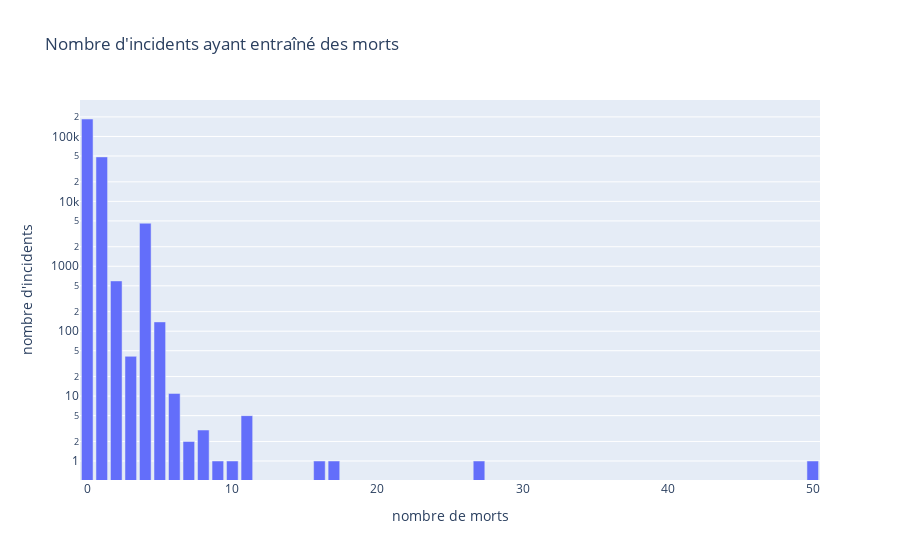

Here is the notebook cell this chart was saved with:
### Code cell
fig3 = px.bar(updated_base, x=pd.unique(updated_base['n_killed']), y=updated_base.groupby(updated_base['n_killed']).count()['incident_id'],
              labels={"x":"nombre de morts", "y":"nombre d'incidents (échelle logarithmique)"},
              title="Nombre d'incidents ayant entraîné des morts",
              log_y=True)

fig3

### Figure 1 — Plotly figure (JSON) as saved in the notebook; plotly's stock layout.template omitted (floating-point values rounded to 4 significant figures)
{"data": [{"alignmentgroup": "True", "hovertemplate": "nombre de morts=%{x}<br>nombre d'incidents=%{y}<extra></extra>", "legendgroup": "", "marker": {"color": "#636efa", "pattern": {"shape": ""}}, "name": "", "offsetgroup": "", "orientation": "v", "showlegend": false, "textposition": "auto", "type": "bar", "x": [0, 1, 4, 2, 5, 3, 6, 7, 11, 8, 9, 10, 16, 50, 27, 17], "xaxis": "x", "y": [185835, 48436, 4604, 595, 139, 41, 11, 2, 5, 3, 1, 1, 1, 1, 1, 1], "yaxis": "y"}], "layout": {"barmode": "relative", "legend": {"tracegroupgap": 0}, "title": {"text": "Nombre d'incidents ayant entraîné des morts"}, "xaxis": {"anchor": "y", "domain": [0, 1], "title": {"text": "nombre de morts"}}, "yaxis": {"anchor": "x", "domain": [0, 1], "title": {"text": "nombre d'incidents"}, "type": "log"}}}
